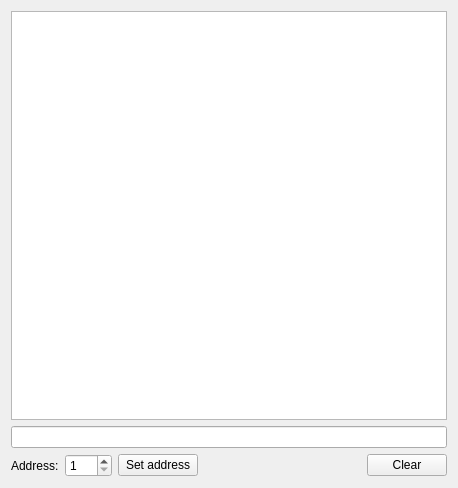
<?xml version="1.0" encoding="UTF-8"?>
<ui version="4.0">
 <class>terminalDialog</class>
 <widget class="QDialog" name="terminalDialog">
  <property name="geometry">
   <rect>
    <x>0</x>
    <y>0</y>
    <width>458</width>
    <height>488</height>
   </rect>
  </property>
  <property name="maximumSize">
   <size>
    <width>16777215</width>
    <height>16777215</height>
   </size>
  </property>
  <property name="windowTitle">
   <string>Terminal</string>
  </property>
  <layout class="QVBoxLayout" name="verticalLayout_2">
   <item>
    <layout class="QVBoxLayout" name="verticalLayout">
     <item>
      <widget class="QTextEdit" name="textEdit">
       <property name="readOnly">
        <bool>true</bool>
       </property>
      </widget>
     </item>
     <item>
      <widget class="QLineEdit" name="lineEditCommand"/>
     </item>
    </layout>
   </item>
   <item>
    <layout class="QGridLayout" name="gridLayout">
     <item row="0" column="0">
      <widget class="QLabel" name="label">
       <property name="text">
        <string>Address:</string>
       </property>
      </widget>
     </item>
     <item row="0" column="1">
      <widget class="QSpinBox" name="spinBoxAddress">
       <property name="minimum">
        <number>1</number>
       </property>
       <property name="maximum">
        <number>255</number>
       </property>
      </widget>
     </item>
     <item row="0" column="2">
      <widget class="QPushButton" name="pushButtonSetAddress">
       <property name="text">
        <string>Set address</string>
       </property>
       <property name="autoDefault">
        <bool>false</bool>
       </property>
      </widget>
     </item>
     <item row="0" column="4">
      <spacer name="horizontalSpacer">
       <property name="orientation">
        <enum>Qt::Horizontal</enum>
       </property>
       <property name="sizeHint" stdset="0">
        <size>
         <width>40</width>
         <height>20</height>
        </size>
       </property>
      </spacer>
     </item>
     <item row="0" column="5">
      <widget class="QPushButton" name="pushButtonClear">
       <property name="text">
        <string>Clear</string>
       </property>
       <property name="autoDefault">
        <bool>false</bool>
       </property>
      </widget>
     </item>
    </layout>
   </item>
  </layout>
 </widget>
 <resources/>
 <connections/>
</ui>
